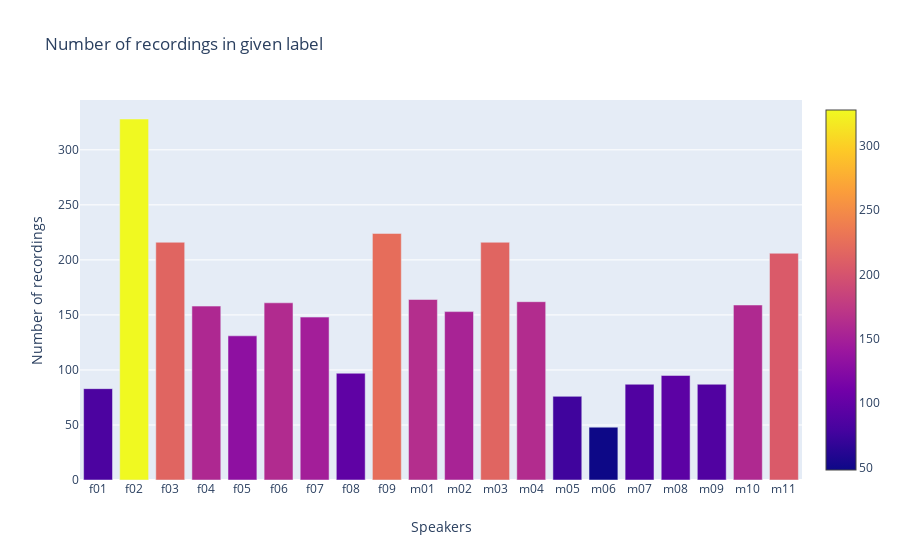

Source (notebook cell):
### Code cell
# Plot
data = [go.Histogram(x=dirs, y=number_of_recordings)]
trace = go.Bar(
    x=dirs,
    y=number_of_recordings,
    marker=dict(color = number_of_recordings, showscale=True
    ),
)
layout = go.Layout(
    title='Number of recordings in given label',
    xaxis = dict(title='Speakers'),
    yaxis = dict(title='Number of recordings')
)
py.iplot(go.Figure(data=[trace], layout=layout))

### Figure 1 — Plotly figure (JSON) as saved in the notebook; plotly's stock layout.template omitted (floating-point values rounded to 4 significant figures)
{"data": [{"marker": {"color": [83, 328, 216, 158, 131, 161, 148, 97, 224, 164, 153, 216, 162, 76, 48, 87, 95, 87, 159, 206], "showscale": true}, "type": "bar", "x": ["f01", "f02", "f03", "f04", "f05", "f06", "f07", "f08", "f09", "m01", "m02", "m03", "m04", "m05", "m06", "m07", "m08", "m09", "m10", "m11"], "y": [83, 328, 216, 158, 131, 161, 148, 97, 224, 164, 153, 216, 162, 76, 48, 87, 95, 87, 159, 206]}], "layout": {"title": {"text": "Number of recordings in given label"}, "xaxis": {"title": {"text": "Speakers"}}, "yaxis": {"title": {"text": "Number of recordings"}}}}
